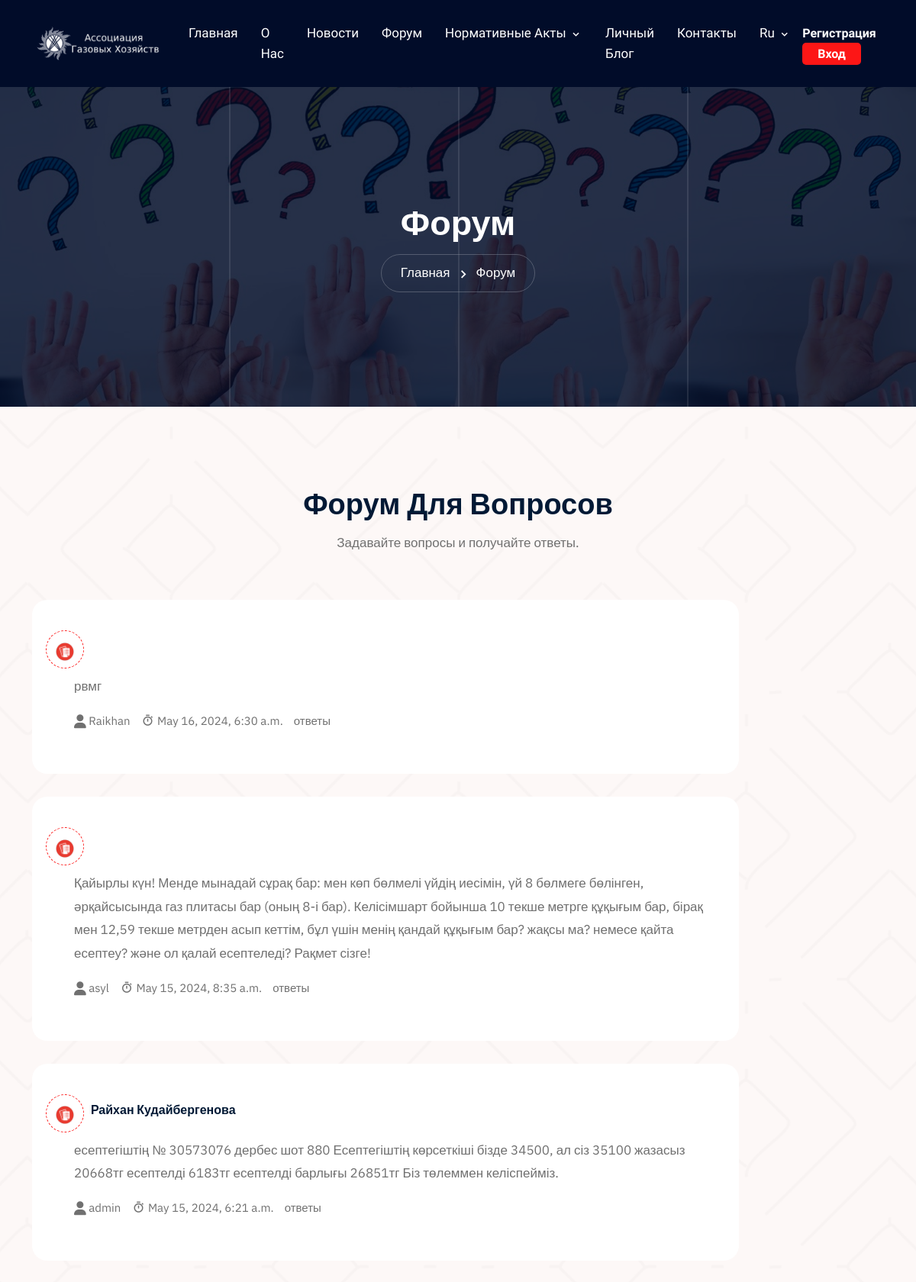
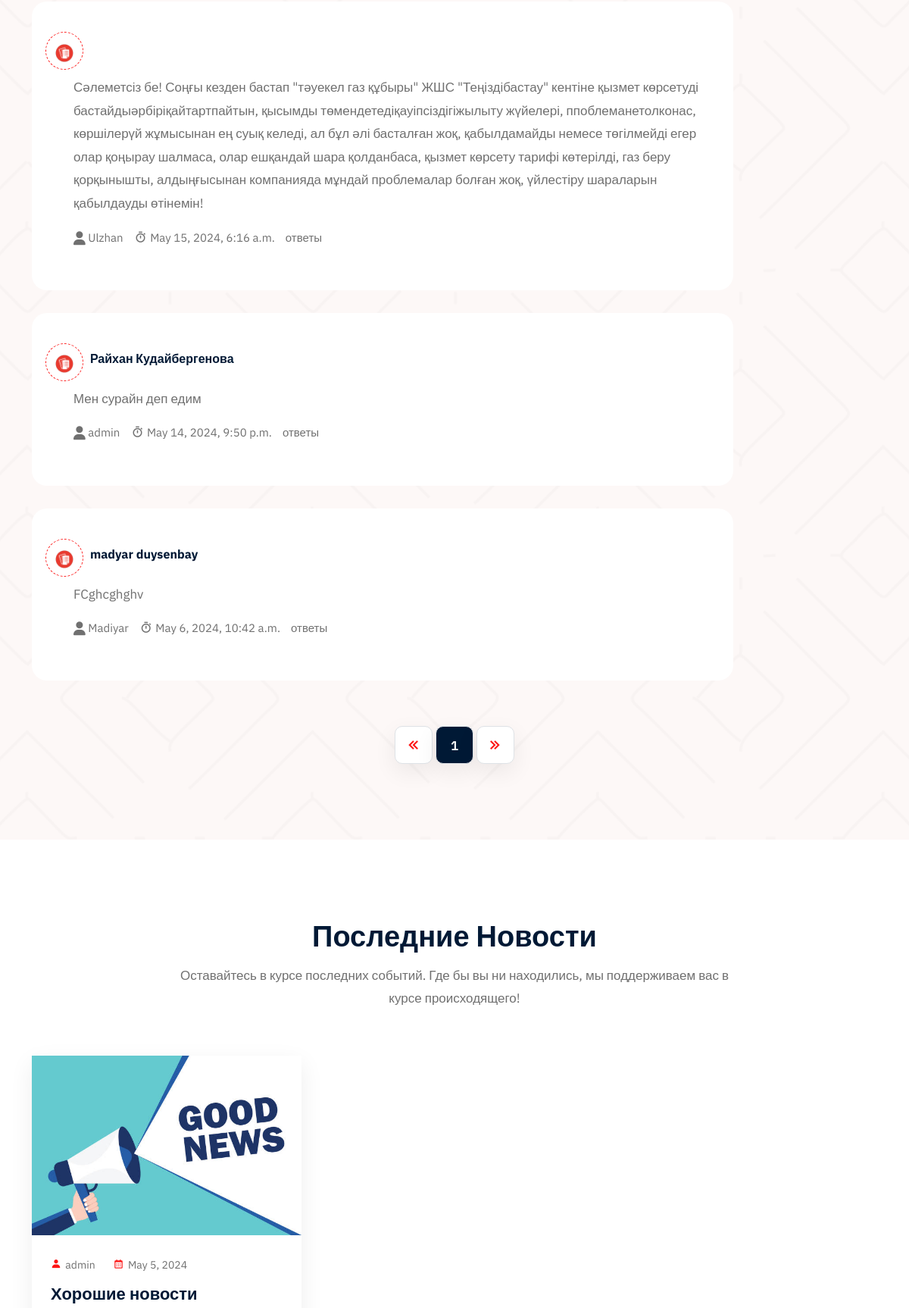
The app's page /forum/ (upper part) with its own data (2 pictures, top to bottom).
### forum/models.py (models this page shows)
class Message(models.Model):
    message = models.TextField()
    user = models.ForeignKey(User, on_delete=models.CASCADE, related_name='user_message')
    created_at = models.DateTimeField(auto_now_add=True)
    answers = models.ManyToManyField('self', related_name='answer', symmetrical= False, blank=True)
    public = models.BooleanField(default=False)
    def __str__(self):
        return self.message

### news/models.py (models this page shows)
class News(models.Model):
    title = models.CharField(max_length = 500)
    sub_title = models.TextField()
    user = models.ForeignKey('auth.User', on_delete = models.CASCADE, null = True, related_name = 'user_news')
    cover_img = models.ImageField(upload_to='img/news_img/')
    news_details = models.ManyToManyField('NewsDetails', related_name = 'news_det',related_query_name='news_det')
    date = models.DateField(auto_now_add=True)
    send_email_newsletter = models.BooleanField(default = False)
    def __str__(self):
        return f'{self.title}'

### forum/views.py (the view)
# urls.py: path('', ForumPageView.as_view(), name='forum'),
class ForumPageView(TemplateView):
    template_name = 'forum.html'
    def get_context_data(self, **kwargs):
        context = super().get_context_data(**kwargs)
        context["messages"] = get_message(self.request)
        context["lng"] = get_lng(self.request)
        context["last_news"] = last_news(self.request)
        print(context)
        return context

### forum/views.py (called while the page is built)
def get_message(request):
    messages = Message.objects.exclude(answers = None).filter(public = True).order_by('-created_at')
    return messages

### news/views.py (called while the page is built)
def last_news(request):
    news = News.objects.all().order_by('-date')[:5]
    return news

### site_app/views.py (called while the page is built)
def get_lng(request):
    cocckie = request.COOKIES.get('lng')
    if cocckie:
        return cocckie
    else:
        return 'ru'

### templates/forum.html (shortened to what this page needs)
<!doctype html>
{% load static %}
{% include 'includes/head.html' %}
{%if lng == 'ru'%}
        <section class="page-title title-bg4">
            <div class="d-table">
                <div class="d-table-cell">
                    <h2>Форум</h2>
                    <ul>
                        <li>
                            <a href="{%url 'home_page'%}">Главная</a>
                        </li>
                        <li>Форум</li>
                    </ul>
                </div>
            </div>
            <div class="lines">
                <div class="line"></div>
                <div class="line"></div>
                <div class="line"></div>
            </div>
        </section>
        <section class="job-style-two job-list-section pt-100 pb-70">
            <div class="container">
                <div class="section-title text-center">
                    <h2>Форум для вопросов</h2>
                    <p>Задавайте вопросы и получайте ответы.</p>
                </div>
                {%for i in messages %}
                <div class="row">
                    <div class="col-lg-10" >
                        <div class="job-card-two" style = "border-radius: 20px;">
                            <div class="col">
                                <div class="row">
                                    <div class="company-logo" style="margin:0;">
                                        <img src="{% static 'assets/img/company-logo/1.png'%}" alt="logo">
                                    </div>
                                    <div class = "d-flex align-items-center" style = "margin-left:1%;width:250px; padding:0;">
                                        <h6>
                                            {{i.user.first_name}} {{i.user.last_name}}
                                        </h6>
                                    </div>
                                </div>
                                <div class="col-md-12 mt-2">
                                    <div class="job-info">
                                        <p>{{i.message}}</p>
                                        <ul>
                                            <li>
                                            <i class="fa-solid fa-user"></i>
                                            {{i.user.username }}
                                            </li>
                                            <li>
                                            <i class="bx bx-stopwatch"></i>
                                            {{i.created_at}}
                                            </li>
                                            <li class = "action" data-tab = "item{{i.id}}" style = "cursor:pointer;">
                                                ответы
                                            </li>
                                            </ul>
                                    </div>
                                </div>
                            </div>
                        </div>
                    </div>
                </div>
                {%endfor%}
                <nav aria-label="Page navigation example">
                    <ul class="pagination justify-content-center">
                        <li class="page-item disabled">
                            <a class="page-link" href="#" tabindex="-1" aria-disabled="true">
                                <i class='bx bx-chevrons-left bx-fade-left'></i>
                            </a>
                        </li>
                        <li class="page-item"><a class="page-link active" href="#">1</a></li>
                        <li class="page-item">
                            <a class="page-link" href="#">
                                <i class='bx bx-chevrons-right bx-fade-right'></i>
                            </a>
                        </li>
                    </ul>
                </nav>
            </div>
        </section>
       {%endif%}
		{% include 'includes/end.html' %}
  	</body>
</html>

### templates/includes/head.html (shortened to what this page needs)
{%load static%}
<html lang="zxx">
    <head>
		{% include 'includes/link.html' %}
	</head>
  	<body>
		{% include 'includes/navbar.html' %}

### templates/includes/link.html (shortened to what this page needs)
{% load static %}
<link rel="stylesheet" href="{%static 'assets/css/bootstrap.min.css'%}">
        <link rel="stylesheet" href="{%static 'assets/css/owl.carousel.min.css'%}">
        <link rel="stylesheet" href="{%static 'assets/css/owl.theme.default.min.css'%}">
        <link rel="stylesheet" href="{%static 'assets/css/boxicon.min.css'%}">
        <link rel="stylesheet" href="{%static 'assets/fonts/flaticon/flaticon.css'%}">
        <link rel="stylesheet" href="{%static 'assets/css/magnific-popup.css'%}">
        <link rel="stylesheet" href="{%static 'assets/css/meanmenu.css'%}">
        <link rel="stylesheet" href="{%static 'assets/css/style.css'%}">
        <link rel="stylesheet" href="{%static 'assets/css/responsive.css'%}">
		<link rel="stylesheet" href="{%static 'assets/css/dark.css'%}">

### templates/includes/loader.html (shortened to what this page needs)
{%load static%}

### templates/includes/navbar.html (shortened to what this page needs)
{% load static %}
{% if lng == 'ru' %}
		<div class="navbar-area">
			<div class="main-nav">
				<div class="container">
					<nav class="navbar navbar-expand-lg navbar-light">
						<a class="navbar-brand" href="{% url 'home_page' %}">
							<img src="{%static 'assets/img/logoAssosation.png'%}" width="200" alt="logo">
						</a>
						<div class="collapse navbar-collapse mean-menu" id="navbarSupportedContent">
							<ul class="navbar-nav m-auto">
								<li class="nav-item">
									<a href="{% url 'home_page' %}" class="nav-link">Главная</a>
								</li>
								<li class="nav-item">
									<a href="{% url 'about' %}" class="nav-link">О Нас</a>
								</li>
								<li class="nav-item">
									<a href="{% url 'news' %}" class="nav-link">Новости</a>
								</li>
                                <li class="nav-item">
									<a href="{% url 'forum' %}" class="nav-link">Форум</a>
								</li>
								<li class="nav-item">
									<a href="#" class="nav-link dropdown-toggle ">Нормативные акты</a>
								</li>
                                <li class="nav-item">
									<a href="{% url 'personal_blog' %}" class="nav-link">Личный блог</a>
								</li>
								<li class="nav-item">
									<a href="{% url 'contacts' %}" class="nav-link">Контакты</a>
								</li>
								<li class="nav-item">
									<a href="javascript:void(0);" class="nav-link dropdown-toggle ">ru</a>
								</li>
							</ul>
							{% if not user.is_authenticated %}
							<div class="other-option">
								<a href="{% url 'register' %}" class="signup-btn">Регистрация</a>
								<a href="{% url 'login' %}" class="signin-btn">Вход</a>
							</div>
							{% endif %}
						</div>
					</nav>
				</div>
			</div>
		</div>
		{%endif%}

### templates/includes/end.html (shortened to what this page needs)
{%load static%}
		{% include 'includes/lastnews.html' %}

### templates/includes/lastnews.html (shortened to what this page needs)
{% load static %}
<section class="blog-section pt-100 pb-70">
    <div class="container">
        <div class="section-title text-center">
           <h2>{% if lng == 'ru' %}Последние новости{% elif lng == 'kz' %}Соңғы жаңалықтар{%endif%}</h2>
            <p>{% if lng == 'ru' %}Оставайтесь в курсе последних событий. Где бы вы ни находились, мы поддерживаем вас в курсе происходящего!{% elif lng == 'kz'%}Соңғы жаңалықтардан хабардар болыңыз. Қай жерде болсаңыз да, біз сізді жаңартып отырамыз!{%endif%}</p>
        </div>
        <div class="row">
            {%for i in last_news%}
            <div class="col-lg-4 col-sm-6">
                <div class="blog-card">
                    <div class="blog-img">
                        <a href="/news/{{i.id}}">
                            <img src="/media/{{i.cover_img}}" alt="blog image">
                        </a>
                    </div>
                    <div class="blog-text">
                        <ul>
                            <li>
                                <i class='bx bxs-user'></i>
                                {{i.user.username}}
                            </li>
                            <li>
                                <i class='bx bx-calendar'></i>
                                {{i.date}}
                            </li>
                        </ul>
                        <h3>
                            <a href="/news/{{i.id}}">
                                {{i.title}}
                            </a>
                        </h3>
                    </div>
                </div>
            </div>
            {%endfor%}
        </div>
    </div>
</section>

### templates/includes/footer.html (shortened to what this page needs)
{% load static %}

### templates/includes/indexscript.html (shortened to what this page needs)
{% load static %}

### site_app/static/assets/css/meanmenu.css (style rules this page uses)
.main-nav { background:#000;position:absolute;top:0;left:0;padding-top:15px;padding-bottom:15px;width:100%;z-index:999;height:auto }
.navbar-light .navbar-brand,.navbar-light .navbar-brand:hover { color:#fff;font-weight:700;text-transform:uppercase }
.main-nav nav ul { padding:0;margin:0;list-style-type:none }
.main-nav nav .navbar-nav .nav-item { position:relative;padding:15px 0 }
.main-nav nav .navbar-nav .nav-item a { font-weight:500;font-size:16px;text-transform:uppercase;color:#fff;padding-left:0;padding-right:0;padding-top:0;padding-bottom:0;margin-left:15px;margin-right:15px }

### records on screen
Message: message "рвмг", user.username "Raikhan", created_at "May 16, 2024, 6:30 a.m."
Message: message "Қайырлы күн! Менде мынадай сұрақ бар: мен көп бөлмелі үйдің иесімін, үй 8 бөлмеге бөлінген, әрқайсысында газ плитасы бар (оның 8-і бар). Келісімшарт бойынша 10 текше метрге құқығым бар, бірақ мен 12,59 текше метрден асып кеттім, бұл үшін менің қандай құқығым бар? жақсы ма? немесе қайта есептеу? және ол қалай есептеледі? Рақмет сізге!", user.username "asyl", created_at "May 15, 2024, 8:35 a.m."
Message: user.first_name "Райхан", user.last_name "Кудайбергенова", message "есептегіштің № 30573076 дербес шот 880 Есептегіштің көрсеткіші бізде 34500, ал сіз 35100 жазасыз 20668тг есептелді 6183тг есептелді барлығы 26851тг Біз төлеммен келіспейміз.", user.username "admin", created_at "May 15, 2024, 6:21 a.m."
Message: message "Сәлеметсіз бе! Соңғы кезден бастап \"тәуекел газ құбыры\" ЖШС \"Теңіздібастау\" кентіне қызмет көрсетуді бастайдыәрбіріқайтартпайтын, қысымды төмендетедіқауіпсіздігіжылыту жүйелері, ппоблеманетолконас, көршілерүй жұмысынан ең суық келеді, ал бұл әлі басталған жоқ, қабылдамайды немесе төгілмейді егер олар қоңырау шалмаса, олар ешқандай шара қолданбаса, қызмет көрсету тарифі көтерілді, газ беру қорқынышты, алдыңғысынан компанияда мұндай проблемалар болған жоқ, үйлестіру шараларын қабылдауды өтінемін!", user.username "Ulzhan", created_at "May 15, 2024, 6:16 a.m."
Message: user.first_name "Райхан", user.last_name "Кудайбергенова", message "Мен сурайн деп едим", user.username "admin", created_at "May 14, 2024, 9:50 p.m."
Message: user.first_name "madyar", user.last_name "duysenbay", message "FCghcghghv", user.username "Madiyar", created_at "May 6, 2024, 10:42 a.m."
News: cover_img (picture), user.username "admin", date "May 5, 2024", title "Хорошие новости"
